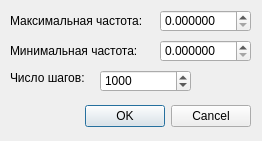
<?xml version="1.0" encoding="UTF-8"?>
<ui version="4.0">
 <class>Spectr</class>
 <widget class="QDialog" name="Spectr">
  <property name="geometry">
   <rect>
    <x>0</x>
    <y>0</y>
    <width>262</width>
    <height>141</height>
   </rect>
  </property>
  <property name="windowTitle">
   <string>Спектр</string>
  </property>
  <widget class="QDialogButtonBox" name="buttonBox">
   <property name="geometry">
    <rect>
     <x>10</x>
     <y>100</y>
     <width>241</width>
     <height>32</height>
    </rect>
   </property>
   <property name="orientation">
    <enum>Qt::Horizontal</enum>
   </property>
   <property name="standardButtons">
    <set>QDialogButtonBox::Cancel|QDialogButtonBox::Ok</set>
   </property>
  </widget>
  <widget class="QDoubleSpinBox" name="sbBegin">
   <property name="geometry">
    <rect>
     <x>160</x>
     <y>40</y>
     <width>91</width>
     <height>22</height>
    </rect>
   </property>
   <property name="decimals">
    <number>6</number>
   </property>
   <property name="maximum">
    <double>999999999.999999046325684</double>
   </property>
   <property name="singleStep">
    <double>0.010000000000000</double>
   </property>
   <property name="value">
    <double>0.000000000000000</double>
   </property>
  </widget>
  <widget class="QDoubleSpinBox" name="sbEnd">
   <property name="geometry">
    <rect>
     <x>160</x>
     <y>10</y>
     <width>91</width>
     <height>22</height>
    </rect>
   </property>
   <property name="decimals">
    <number>6</number>
   </property>
   <property name="maximum">
    <double>999999999.999999046325684</double>
   </property>
   <property name="singleStep">
    <double>0.100000000000000</double>
   </property>
   <property name="value">
    <double>0.000000000000000</double>
   </property>
  </widget>
  <widget class="QLabel" name="label_2">
   <property name="geometry">
    <rect>
     <x>10</x>
     <y>40</y>
     <width>151</width>
     <height>21</height>
    </rect>
   </property>
   <property name="text">
    <string>Минимальная частота:</string>
   </property>
  </widget>
  <widget class="QLabel" name="label_3">
   <property name="geometry">
    <rect>
     <x>10</x>
     <y>10</y>
     <width>151</width>
     <height>21</height>
    </rect>
   </property>
   <property name="text">
    <string>Максимальная частота:</string>
   </property>
  </widget>
  <widget class="QSpinBox" name="sbStep">
   <property name="geometry">
    <rect>
     <x>100</x>
     <y>70</y>
     <width>91</width>
     <height>22</height>
    </rect>
   </property>
   <property name="minimum">
    <number>2</number>
   </property>
   <property name="maximum">
    <number>999999</number>
   </property>
   <property name="singleStep">
    <number>100</number>
   </property>
   <property name="value">
    <number>1000</number>
   </property>
  </widget>
  <widget class="QLabel" name="label_4">
   <property name="geometry">
    <rect>
     <x>10</x>
     <y>70</y>
     <width>91</width>
     <height>16</height>
    </rect>
   </property>
   <property name="text">
    <string>Число шагов:</string>
   </property>
  </widget>
  <zorder>sbBegin</zorder>
  <zorder>buttonBox</zorder>
  <zorder>label_2</zorder>
  <zorder>label_3</zorder>
  <zorder>sbStep</zorder>
  <zorder>label_4</zorder>
  <zorder>sbEnd</zorder>
 </widget>
 <tabstops>
  <tabstop>sbEnd</tabstop>
  <tabstop>sbBegin</tabstop>
  <tabstop>sbStep</tabstop>
 </tabstops>
 <resources/>
 <connections>
  <connection>
   <sender>buttonBox</sender>
   <signal>accepted()</signal>
   <receiver>Spectr</receiver>
   <slot>accept()</slot>
   <hints>
    <hint type="sourcelabel">
     <x>248</x>
     <y>254</y>
    </hint>
    <hint type="destinationlabel">
     <x>157</x>
     <y>274</y>
    </hint>
   </hints>
  </connection>
  <connection>
   <sender>buttonBox</sender>
   <signal>rejected()</signal>
   <receiver>Spectr</receiver>
   <slot>reject()</slot>
   <hints>
    <hint type="sourcelabel">
     <x>316</x>
     <y>260</y>
    </hint>
    <hint type="destinationlabel">
     <x>286</x>
     <y>274</y>
    </hint>
   </hints>
  </connection>
 </connections>
</ui>
